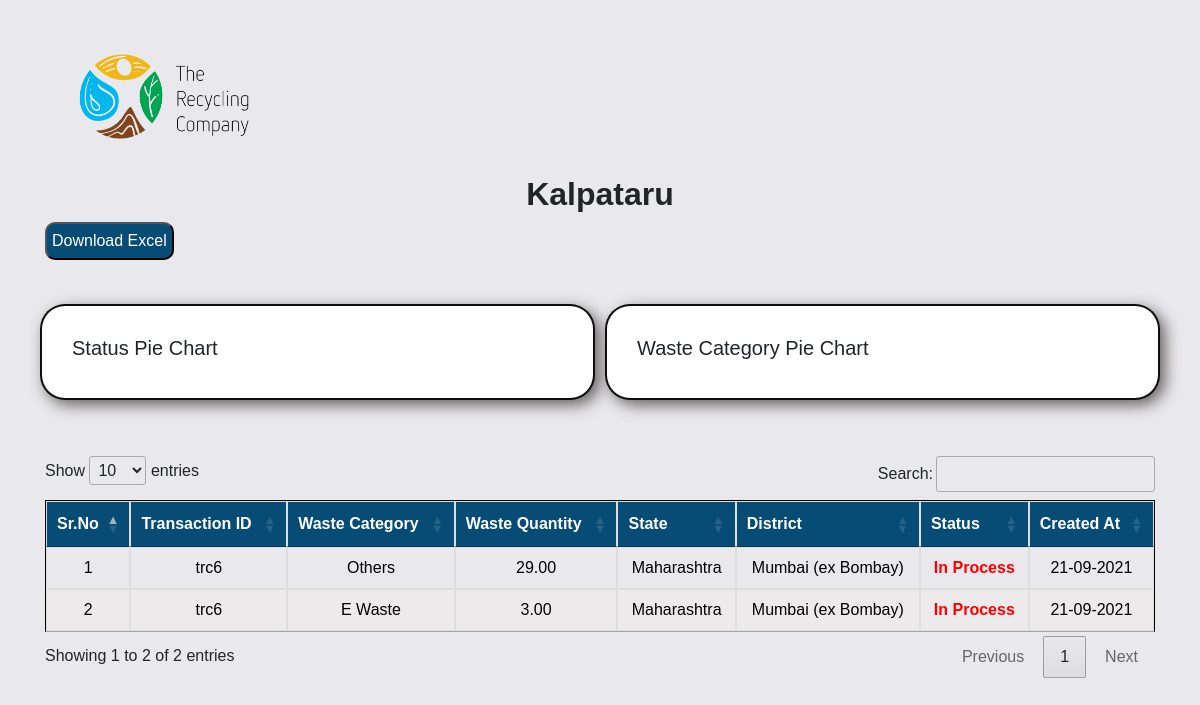
The page /clientupdatelist/ (signed in) on the database its author committed.
### dashboard/models.py (models this page shows, shortened)
class Company(models.Model):
    user = models.OneToOneField(User,on_delete=models.CASCADE)
    name = models.CharField(max_length=255)

class UpdateWaste(models.Model):
    update = models.ForeignKey(Update,on_delete=models.CASCADE)
    waste_category = models.CharField(max_length=12,choices=WASTE_CATEGORY_CHOICES)
    waste_quantity = models.DecimalField(decimal_places=2,max_digits=7)
    incineration_rate = models.DecimalField(null=True,blank=True,decimal_places=2,max_digits=7)
    landfill_rate = models.DecimalField(null=True,blank=True,decimal_places=2,max_digits=7)
    recycling_rate = models.DecimalField(null=True,blank=True,decimal_places=2,max_digits=7)
    carbon_emission_saved=models.DecimalField(null=True,blank=True,decimal_places=2,max_digits=7)

class Update(models.Model):
    transaction_id = models.CharField(max_length=20)
    company = models.ForeignKey(Company,on_delete=models.CASCADE)
    state = models.CharField(max_length=200)
    district = models.CharField(max_length=200)
    status = models.CharField(max_length=12,choices=STATUS_CHOICES)
    certificate = models.ImageField(upload_to=get_upload_path,null=True,blank=True)
    created_at = models.DateTimeField(auto_now_add=True)
    updated_at = models.DateTimeField(auto_now=True)
    note = models.TextField(null=True,blank=True)

### dashboard/views.py (the view)
# urls.py: path("clientupdatelist/",views.clientupdatelist,name='clientupdatelist'),
def clientupdatelist(request):
    if request.user.is_authenticated and request.user.is_superuser is not True:
        company = Company.objects.get(user=request.user)
        updates = Update.objects.filter(company=company).order_by('-id')
        sub_updates = UpdateWaste.objects.filter(update__company__id=company.id).order_by('-id')
        wastepie = [['Waste','Carbon Emission Saved']]
        statuspie = [["Status","No. of Updates"]]
        from django.db.models import Count
        result = Update.objects.filter(company=company).values('status').annotate(dcount=Count('status')).order_by()
        for i in result:
            statuspie.append([i['status'],i['dcount']])
        wasteset = dict()
        for i in sub_updates:
            if i.waste_category in wasteset.keys():
                wasteset[i.waste_category]+=i.waste_quantity
            else:
                wasteset[i.waste_category]=i.waste_quantity
        for key,value in wasteset.items():
            wastepie.append([key,value])
        return render(request,'clientupdatelist.html',{"company":company,"sub_updates":sub_updates,"wastepie":wastepie,"statuspie":statuspie})
    else:
        return redirect('clientlogin')

### threco/templates/clientupdatelist.html (shortened to what this page needs)
 <!DOCTYPE html>
 {% load static %}
 <html>
 <head>
     <link rel="stylesheet" href="https://stackpath.bootstrapcdn.com/bootstrap/4.2.1/css/bootstrap.min.css">
   <link rel="stylesheet" href="https://cdn.datatables.net/1.10.19/css/jquery.dataTables.min.css">
   <link rel="stylesheet" href="{% static 'css/table.css' %}">
   <link rel="stylesheet" href="{% static 'css/popupform.css' %}" />
 </head>
 <body>
<div class="folder">
    <div class="container">
        <img style="width: 245px;" src="{% static 'img/ThrecoLogo.png' %}" alt=""><br><br>
        <h2><b>{{company.name}}</b></h2>
        <a style="text-decoration: none;" href="{% url 'downloadexcel' company.id %}">
            <button type="button" class="add2">Download Excel</button>
        </a>
        <br><br>
    </div>
</div>
<div class="chartdiv container">
    <div class="wrapperx x">
        <h5>Status Pie Chart</h5>
    </div>
    <div class="wrapperx">
        <h5>Waste Category Pie Chart</h5>
    </div>
    </div>
 <div class="folder">
    <div class="container">
        <table class="table table-fluid" id="myTable">
        <thead>
        <tr>
           <th>Sr.No</th>
           <th>Transaction ID</th>
           <th>Waste Category</th>
           <th>Waste Quantity</th>
           <th>State</th>
           <th>District</th>
           <th>Status</th>
           <th>Created At</th>
       </tr>
        </thead>
        <tbody>
            {% for sub_update in sub_updates %}
            <tr>
            <td data-label="Sr.No"><a href="{% url 'clientupdatedetail' sub_update.update.id %}">{{forloop.counter}}</a></td>
            <td data-label="Transaction ID"><a href="{% url 'clientupdatedetail' sub_update.update.id %}">{{sub_update.update.transaction_id}}</a></td>
            <td data-label="Waste Category"><a href="{% url 'clientupdatedetail' sub_update.update.id %}">{{sub_update.waste_category}}</a></td>
            <td data-label="Waste Quantity"><a href="{% url 'clientupdatedetail' sub_update.update.id %}">{{sub_update.waste_quantity}}</a></td>
            <td data-label="State"><a href="{% url 'clientupdatedetail' sub_update.update.id %}">{{sub_update.update.state}}</a></td>
            <td data-label="District"><a href="{% url 'clientupdatedetail' sub_update.update.id %}">{{sub_update.update.district}}</a></td>
            {% ifequal sub_update.update.status 'Completed' %}
            <td data-label="Status"><a style="color: green;" href="{% url 'clientupdatedetail' sub_update.update.id %}"><b>{{sub_update.update.status}}</b></a></td>
            {% else %}
            <td data-label="Status"><a style="color: red;" href="{% url 'clientupdatedetail' sub_update.update.id %}"><b>{{sub_update.update.status}}</b></a></td>
            {% endifequal %}
            <td data-label="Created At"><a href="{% url 'clientupdatedetail' sub_update.update.id %}">{{sub_update.update.created_at.date|date:"d-m-Y"}}</a></td>
            </tr>
            {% endfor %}
        </tbody>
        </table>
    </div>
 </div>
 <br><br>
 </body>
 </html>

### threco/static/css/table.css (style rules this page uses)
body { background-color: #e9e8ec; font-family: sans-serif; }
.table { border: 1px solid black; }
.table thead { color: white; background-color: #074c74; }
.table a { color: black; text-decoration: none; }
.table tr:nth-child(even) { background-color: rgb(236, 234, 234); }
.table td,.table th { padding: 12px 15px; border: 1px solid #ddd; text-align: center; }
.folder { padding:0 10px ; padding-top: 3%; }
.folder .container h2 { text-align: center; }
.folder .container .add2 { cursor: pointer; border-radius: 10px; background-color: #074c74; color: white; padding: 5px; }

### threco/static/css/popupform.css (style rules this page uses)
* { margin: 0; padding: 0; box-sizing: border-box; }
body { background-size: cover; opacity: 1; background-position: center; }
.wrapperx { max-width: 600px; width: 100%; background: #fff; margin: 20px auto; box-shadow: 5px 5px 15px rgb(99, 96, 96); border-radius: 25px; padding: 30px; border: 2px solid rgba(0, 0, 0, 0.95); }
.chartdiv { display: flex; width: 100%; padding: 0 10px; }
.x { margin-right: 10px; }

### rows shown on the page
Company: name "Kalpataru"
UpdateWaste: update.transaction_id "trc6", waste_category "Others", waste_quantity "29.00", update.state "Maharashtra", update.district "Mumbai (ex Bombay)", update.status "In Process", update.created_at "21-09-2021"
UpdateWaste: update.transaction_id "trc6", waste_category "E Waste", waste_quantity "3.00", update.state "Maharashtra", update.district "Mumbai (ex Bombay)", update.status "In Process", update.created_at "21-09-2021"
